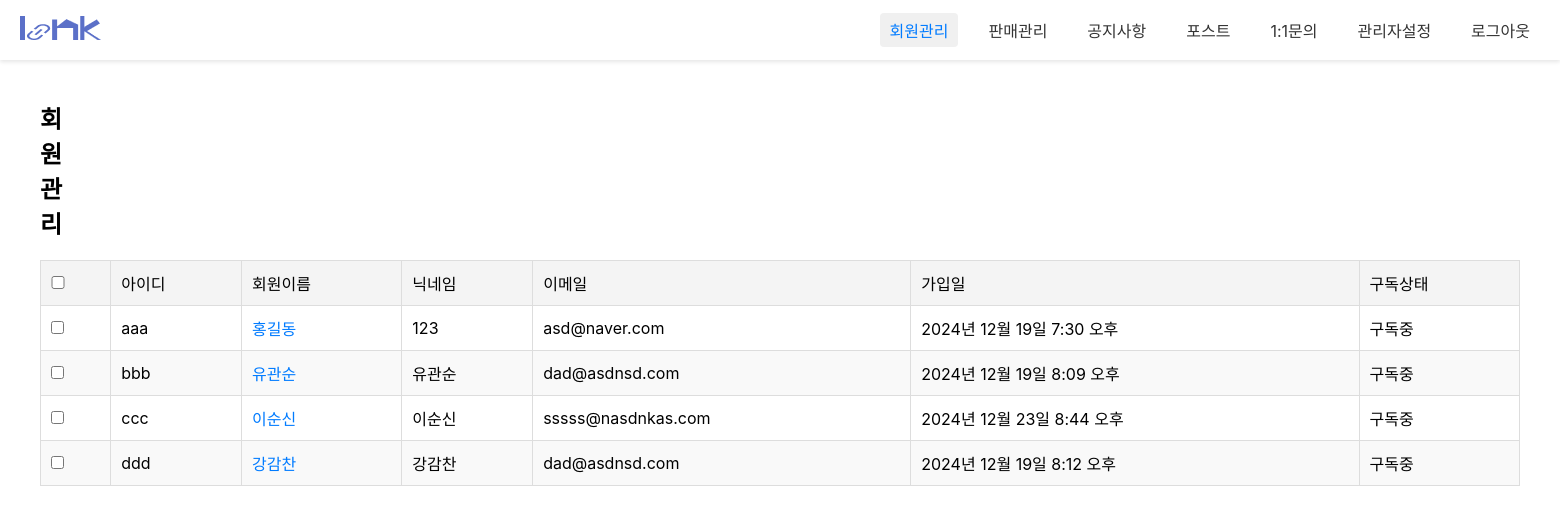
The app's page /admin1/admin_memList/, older data.
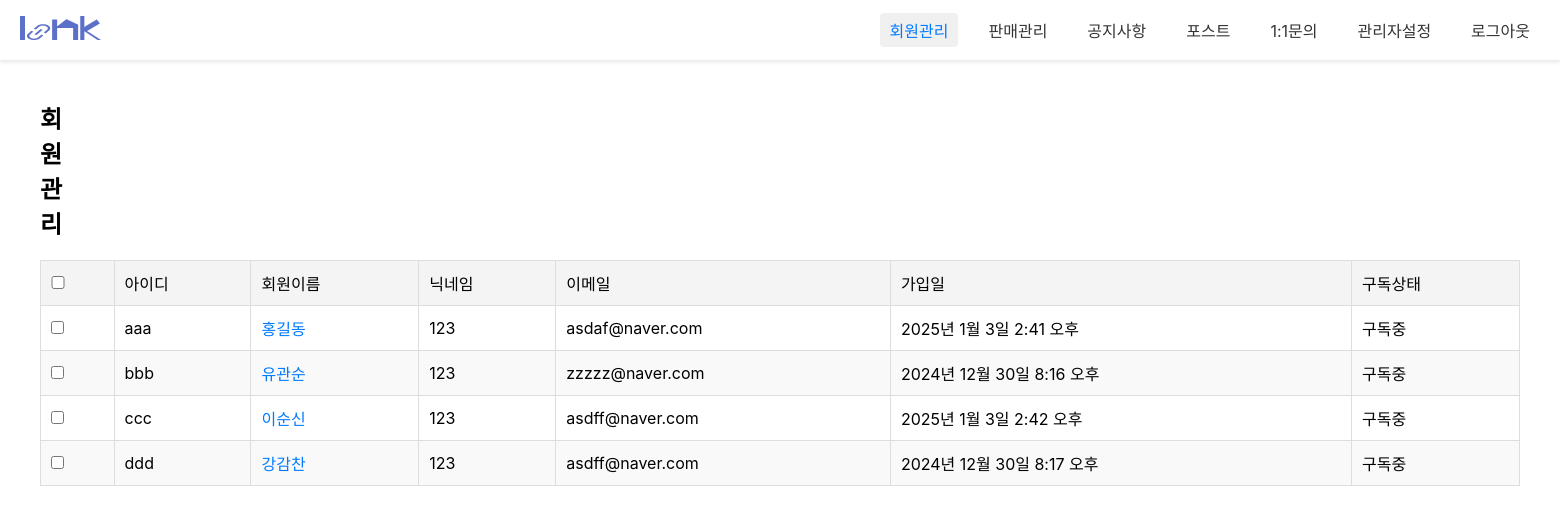
The same page, newer data.
### loginpage/models.py (models this page shows, shortened)
class Member(models.Model):
  id = models.CharField(max_length=50,primary_key=True)
  pw = models.CharField(max_length=100)
  name = models.CharField(max_length=100)
  nicName = models.CharField(max_length=100,default='123')
  mail = models.EmailField(max_length=100)
  birthday = models.CharField(max_length=50)
  gender = models.CharField(max_length=10,choices=[('남자', '남자'), ('여자', '여자')])
  mdate = models.DateTimeField(auto_now=True)
  created_group = models.OneToOneField(
        'diary.GroupDiary',  # '앱이름.모델이름' 형식
        on_delete=models.SET_NULL,
        null=True,
        blank=True,
        related_name='creator'
    )
  joined_group = models.ForeignKey(
        'diary.GroupDiary',  # '앱이름.모델이름' 형식
        on_delete=models.SET_NULL,
        null=True,
        blank=True,
        related_name='members'
    )

### admin1/views.py (the view)
# urls.py: path('admin_memList/', views.admin_memList, name="admin_memList"),
def admin_memList(request):
	qs = Member.objects.all()
	context = {"mlist":qs}
	return render(request, 'admin_memList.html', context)

### admin1/templates/admin_memList.html (shortened to what this page needs)
{% load static %}
<!DOCTYPE html>
<html lang="ko">
<head>
<link rel="stylesheet" href="{% static 'css/admin1/admin_login.css'%}">
<link rel="stylesheet" href="{% static 'css/admin1/admin_memllist.css'%}">
</head>
<body>
	<nav class="gnb">
		<a href="#" class="logo"><img src="/static/images/admin1/logo_sample.png" alt=""></a>
		<div class="menu">
				<a class="active" href="/admin1/admin_memList/">회원관리</a>
				<a href="#">판매관리</a>
				<a href="/admin1/admin_noticeList/">공지사항</a>
				<a href="/admin1/admin_postList/">포스트</a>
				<a href="/admin1/admin_qList/" >1:1문의</a>
				<a href="/admin1/admin_adminList/">관리자설정</a>
				<a id='a_logout'>로그아웃</a>
		</div>
	</nav>
	<div class="container">
		<div class="con_header">
			<h2>회원 관리</h2>
		</div>
		<table>
			<thead>
				<tr>
					<th><input type="checkbox" id="select_all"></th>
					<th>아이디</th>
					<th>회원이름</th>
					<th>닉네임</th>
					<th>이메일</th>
					<th>가입일</th>
					<th>구독상태</th>
				</tr>
			</thead>
			<tbody>
				{% for mem in mlist %}
				<tr>
					<td><input type="checkbox" class="select_member"></td>
					<td>{{mem.id}}</td>
					<td class="member_name"><a href="/admin1/admin_memView/{{mem.id}}/">{{mem.name}}</a></td>
					<td>{{mem.nicName}}</td>
					<td>{{mem.mail}}</td>
					<td>{{mem.mdate}}</td>
					<td>구독중</td>
				</tr>
				{% endfor %}
			</tbody>
		</table>
	</div>
</body>
</html>

### static/css/admin1/admin_login.css (style rules this page uses)
* { margin: 0; padding: 0; font-family: "Pretendard Variable", Pretendard, -apple-system, BlinkMacSystemFont, system-ui, Roboto, "Helvetica Neue", "Segoe UI", "Apple SD Gothic Neo", "Noto Sans KR", "Malgun Gothic", "Apple Color Emoji", "Segoe UI Emoji", "Segoe UI Symbol", sans-serif; }
a { text-decoration: none; color: inherit; cursor: pointer; }
.gnb { display: flex; align-items: center; justify-content: space-between; height: 60px; background-color: #ffffff; padding: 0 20px; box-shadow: 0 2px 4px rgba(0, 0, 0, 0.1); }
.gnb .logo { font-size: 20px; font-weight: bold; color: #333; text-decoration: none; }
.gnb .menu { display: flex; gap: 20px; }
.gnb .menu a { text-decoration: none; color: #333; font-size: 16px; padding: 5px 10px; border-radius: 4px; transition: background-color 0.3s, color 0.3s; }
.gnb .menu a:hover, .gnb .menu a.active { background-color: #f0f0f0; color: #007bff; }

### static/css/admin1/admin_memllist.css (style rules this page uses)
* { margin: 0; padding: 0; font-family: "Pretendard Variable", Pretendard, -apple-system, BlinkMacSystemFont, system-ui, Roboto, "Helvetica Neue", "Segoe UI", "Apple SD Gothic Neo", "Noto Sans KR", "Malgun Gothic", "Apple Color Emoji", "Segoe UI Emoji", "Segoe UI Symbol", sans-serif; }
.container { width: 100%; padding: 40px 40px 0 40px; box-sizing: border-box; }
.con_header { display: flex; gap: 10px; }
.con_header h2 { margin-right: 1520px; }
table { width: 100%; border-collapse: collapse; margin-top: 20px; }
table th, table td { border: 1px solid #ddd; padding: 10px; text-align: left; }
table th { background-color: #f4f4f4; font-weight: 500; }
table td { font-weight: 400; }
#select_all { width: 14px; }
table tr:nth-child(even) { background-color: #f9f9f9; }
.member_name a { text-decoration: none; color: #007bff; transition: color 0.3s; }

Row changes from the older to the newer data that the page shows:
changed Member "aaa": mail "asd@naver.com" → "asdaf@naver.com"; mdate "2024년 12월 19일 7:30 오후" → "2025년 1월 3일 2:41 오후"
changed Member "bbb": nicName "유관순" → "123"; mail "dad@asdnsd.com" → "zzzzz@naver.com"; mdate "2024년 12월 19일 8:09 오후" → "2024년 12월 30일 8:16 오후"
changed Member "ccc": nicName "이순신" → "123"; mail "sssss@nasdnkas.com" → "asdff@naver.com"; mdate "2024년 12월 23일 8:44 오후" → "2025년 1월 3일 2:42 오후"
changed Member "ddd": nicName "강감찬" → "123"; mail "dad@asdnsd.com" → "asdff@naver.com"; mdate "2024년 12월 19일 8:12 오후" → "2024년 12월 30일 8:17 오후"
